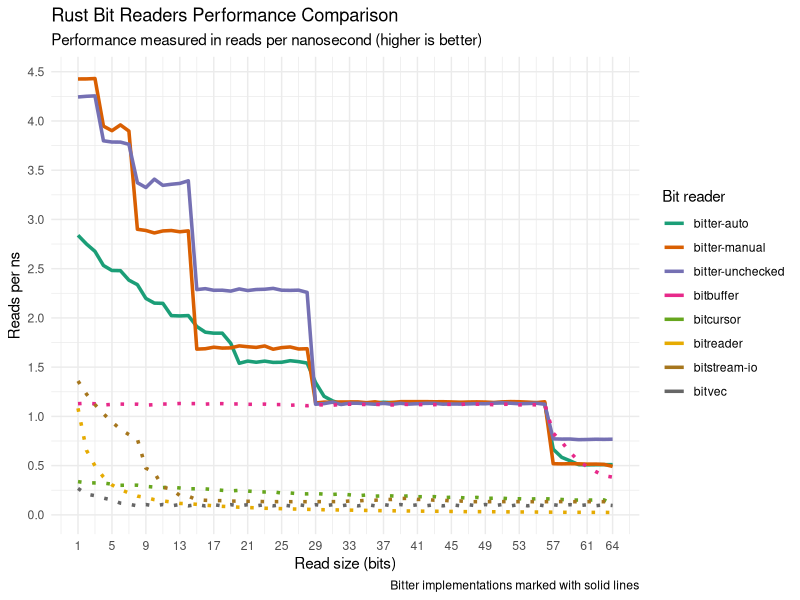
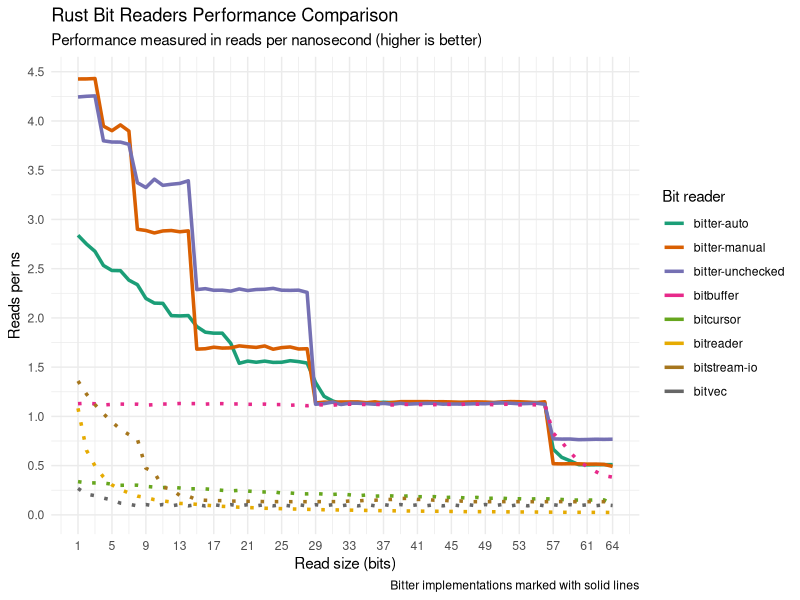

These figures' R source, in order:
library(tidyverse)
library(scales)

is_bitter <- function(fn) {
  fn %in% c("bitter-auto", "bitter-manual", "bitter-unchecked")
}

pal <- c(
  "bitter-auto"      = "#1B9E77",
  "bitter-manual"    = "#D95F02",
  "bitter-unchecked" = "#7570B3",
  "bitbuffer"        = "#E7298A",
  "bitcursor"        = "#66A61E",
  "bitreader"        = "#E6AB02",
  "bitstream-io"     = "#A6761D",
  "bitvec"           = "#666666"
)

# Run from the assets directory so the relative path resolves.
df <- read_csv("./bitter-benchmark-data.csv") %>%
  mutate(
    fn = factor(`function`, levels = names(pal)),
    line = if_else(is_bitter(`function`), "bitter", "other"),
    latency = (iteration_count * 1000) / sample_measured_value,
  )

ggplot(df, aes(value, latency, color = fn, linetype = line)) +
  stat_summary(fun = mean, geom = "line", linewidth = 1.2) +
  scale_color_manual("Bit reader", values = pal) +
  scale_linetype_manual(values = c(bitter = "solid", other = "dotted"), guide = "none") +
  scale_y_continuous(breaks = pretty_breaks(10)) +
  scale_x_continuous(breaks = c(seq(1, 64, 4), 64)) +
  labs(
    title = "Rust Bit Readers Performance Comparison",
    subtitle = "Performance measured in reads per nanosecond (higher is better)",
    caption = "Bitter implementations marked with solid lines",
    y = "Reads per ns",
    x = "Read size (bits)"
  ) +
  theme_minimal()
ggsave('bench-bit-reads.png', width = 9, height = 5, dpi = 100)
